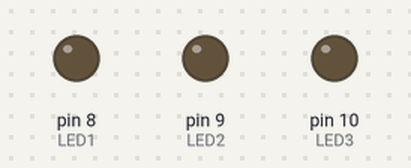
The sketch below on a simulated Arduino Uno, built with avr-gcc and run on an emulated ATmega328P. On the bench: output pins drawn as LEDs (lit = HIGH).

Above: at 0.5 s.
At 2.5 s:
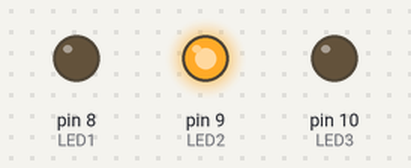
At 3.5 s:
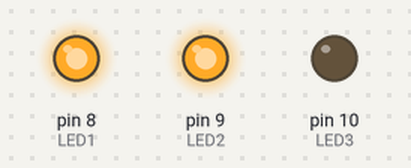
At 4.5 s:
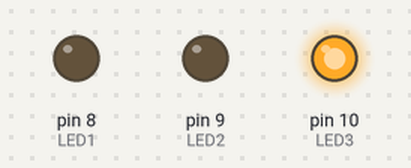
At 6.5 s:
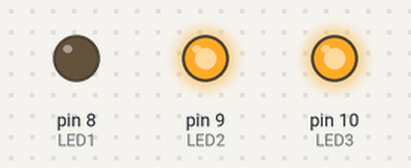
At 9.5 s:
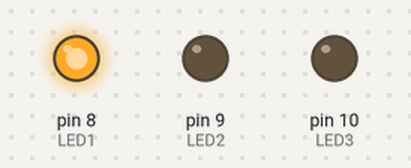
Timing chart, 0 to 10.4 s (numbered marks = the images above):
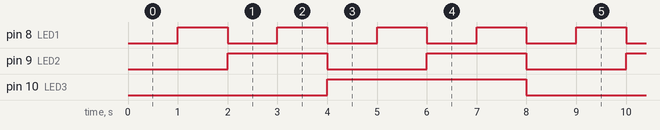

The sketch:

postlab2.ino
```cpp
#define LED1 8
#define LED2 9
#define LED3 10

void setup() {
  pinMode(LED1, OUTPUT);
  pinMode(LED2, OUTPUT);
  pinMode(LED3, OUTPUT);
}

void loop() {
  for (int i = 0; i <= 7; i++) {
    displayBinary(i);
    delay(1000);
  }
}

void displayBinary(int num) {
  digitalWrite(LED1, num & 0b001);
  digitalWrite(LED2, (num >> 1) & 0b001);
  digitalWrite(LED3, (num >> 2) & 0b001);
}
```

Measured:
- by itself, pin 8 (LED1): alternates HIGH for 1.0 s and LOW for 1.0 s
- by itself, pin 9 (LED2): alternates HIGH for 2.0 s and LOW for 2.0 s
- by itself, pin 10 (LED3): alternates HIGH for 4.0 s and LOW for 4.0 s
